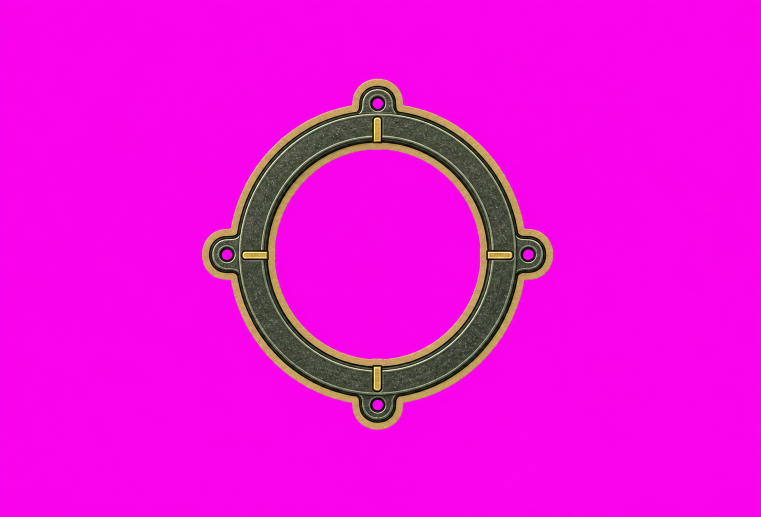
#> input picture v_apha/assets/_archive/crossbow-family-reset-2026-07-22/approved-canon-modules/tracker/tracker__aim_child__scan_optics_ring_v1_chroma.png, 1521 x 1034 px, found by its file name (shown at 1/2 size)
$ python prepare_tracker_scan_optics_ring.py
#> lines starting #> are read from the running program, lines starting #| are printed output that depends on the picture
### v_apha/scripts/prepare_fortress_ranged_stone_chunk_b.py
#!/usr/bin/env python3
"""Promote fortress-ranged stone debris chunk B and compare the shared kit."""

from __future__ import annotations

import json
import shutil
from pathlib import Path

from PIL import Image, ImageDraw, ImageFont


ROOT = Path(__file__).resolve().parents[1]
CANDIDATES = ROOT / "assets/staging/candidates/modules/fortress_ranged"
CANON = ROOT / "assets/approved/canon/modules/fortress_ranged"
REVIEW = ROOT / "assets/staging/reviews/modules/fortress_ranged"
SOURCE = CANDIDATES / "fortress_ranged__debris__stone_rim_chunk_b_v1_chroma.png"
BASE_META = CANON / "fortress_ranged__base_token__round_light_v1.json"
CHUNK_A_IMAGE = CANON / "fortress_ranged__debris__stone_rim_chunk_a_v1_alpha.png"
CHUNK_A_META = CANON / "fortress_ranged__debris__stone_rim_chunk_a_v1.json"
NAME = "fortress_ranged__debris__stone_rim_chunk_b_v1"
SCALE_TO_BASE = 0.115


def chroma_to_alpha(source: Image.Image) -> Image.Image:
    out = source.convert("RGBA")
    pixels = []
    for r, g, b, _ in out.getdata():
        # Key the saturated magenta field while retaining the tan cut edge.
        dominance = min(r - g, b - g)
        # ImageGen leaves a thin compressed pink fringe around the cut line.
        # This asset has no legitimate pink material, so remove the full hue family.
        alpha = 0 if r > 130 and b > 120 and g < 145 and dominance > 32 else 255
        pixels.append((r, g, b, alpha))
#> this loop made 1572714 passes
#> (r, g, b, dominance) on passes 1 to 3: (237, 12, 225, 213), (245, 9, 235, 226), (247, 5, 237, 232)
#> after the loop, pixels = 1572714 items
    out.putdata(pixels)
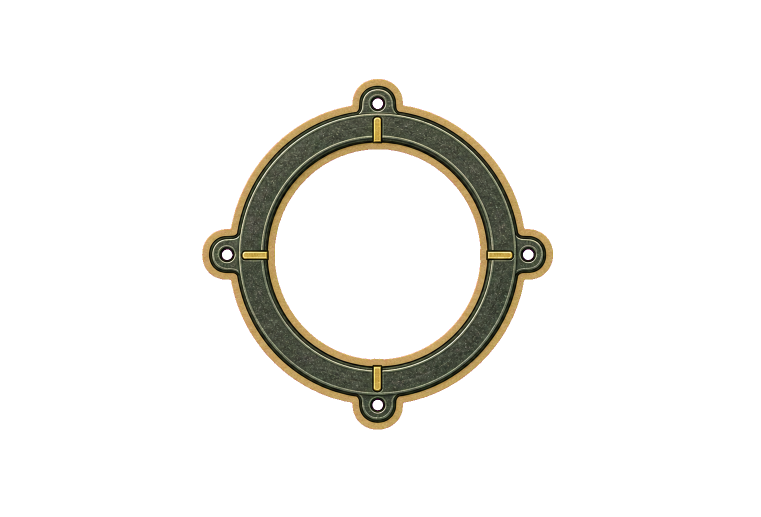
#> out: PIL image 1521x1034 RGBA (shown at 1/2 size); mean R, G, B, A 233.9, 13.9, 219.3, 26.4; transparent parts drawn white
    return out


# [130 lines left out: functions tight_bbox, center_of_mass, checker, main, not called in this run]


# [2 lines that do not run on import are left out]

### v_apha/scripts/prepare_tracker_scan_optics_ring.py
#!/usr/bin/env python3
"""Promote Tracker scan ring and validate its independent rotation."""

from __future__ import annotations

import json
import shutil
from pathlib import Path

from PIL import Image, ImageDraw, ImageFont

from prepare_fortress_ranged_stone_chunk_b import chroma_to_alpha, checker


ROOT = Path(__file__).resolve().parents[1]
NAME = "tracker__aim_child__scan_optics_ring_v1"
CANDIDATES = ROOT / "assets/staging/candidates/modules/tracker"
SOURCE = CANDIDATES / f"{NAME}_chroma.png"
CANON = ROOT / "assets/approved/canon/modules/tracker"
REVIEW = ROOT / "assets/staging/reviews/modules/tracker"
WEAPON_META = CANON / "tracker__active_primary__long_range_crossbow_v1.json"
WEAPON_IMAGE = CANON / "tracker__active_primary__long_range_crossbow_v1_alpha.png"
WIDTH_TO_WEAPON = 0.25


def make_layer(size, image, pivot, point):
    out = Image.new("RGBA", size, (0, 0, 0, 0))
    out.alpha_composite(image, (point[0] - pivot[0], point[1] - pivot[1]))
    return out


def main() -> None:
    CANON.mkdir(parents=True, exist_ok=True)
    REVIEW.mkdir(parents=True, exist_ok=True)
    full = chroma_to_alpha(Image.open(SOURCE).convert("RGBA"))
    full.save(CANDIDATES / f"{NAME}_alpha_full.png", optimize=True)
    bounds = full.getchannel("A").point(lambda a: 255 if a > 18 else 0).getbbox()
#> bounds = (404, 158, 1106, 859)
    if not bounds:
        raise RuntimeError("empty Tracker scan-ring cutout")
    crop = full.crop(bounds)
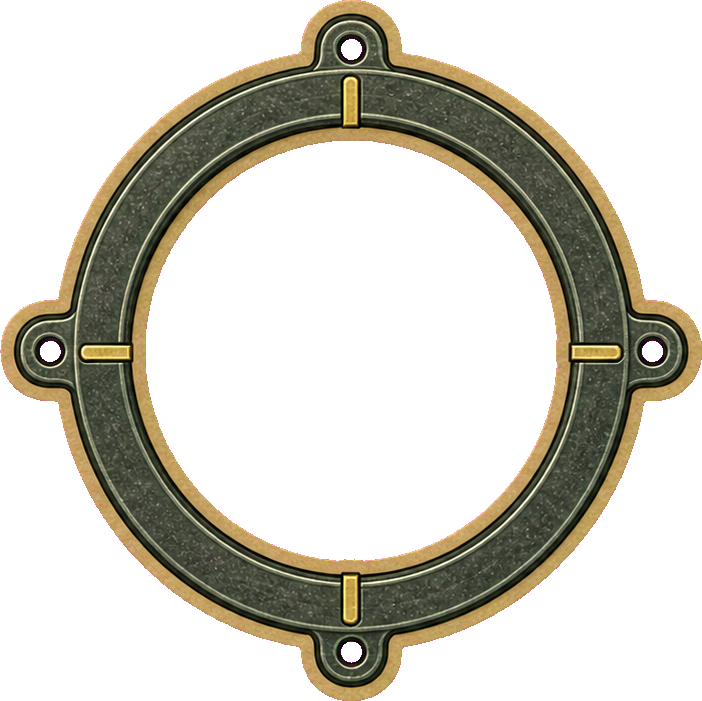
#> crop: PIL image 702x701 RGBA; mean R, G, B, A 202.4, 36.5, 181.4, 84.3; transparent parts drawn white
    pivot = [crop.width // 2, crop.height // 2]
#> pivot = [351, 350]
    center_alpha = crop.getchannel("A").getpixel(tuple(pivot))
#> center_alpha = 0
    if center_alpha > 18:
        raise RuntimeError(f"scan-ring center is not open: alpha={center_alpha}")

    alpha_path = CANON / f"{NAME}_alpha.png"
    chroma_path = CANON / f"{NAME}_chroma.png"
    crop.save(alpha_path, optimize=True)
    shutil.copy2(SOURCE, chroma_path)
    spill = sum(1 for r, g, b, a in crop.getdata()
                if a > 18 and r > 150 and b > 135 and g < 120 and min(r-g, b-g) > 60)
#> spill = 0
#> (the run stopped early here; a loop or call above may not have finished)

$ run again, with v_apha/assets/_archive/crossbow-family-reset-2026-07-22/approved-canon-modules/tracker/tracker__active_primary__long_range_crossbow_v1_chroma.png copied over v_apha/assets/_archive/crossbow-family-reset-2026-07-22/approved-canon-modules/tracker/tracker__aim_child__scan_optics_ring_v1_chroma.png
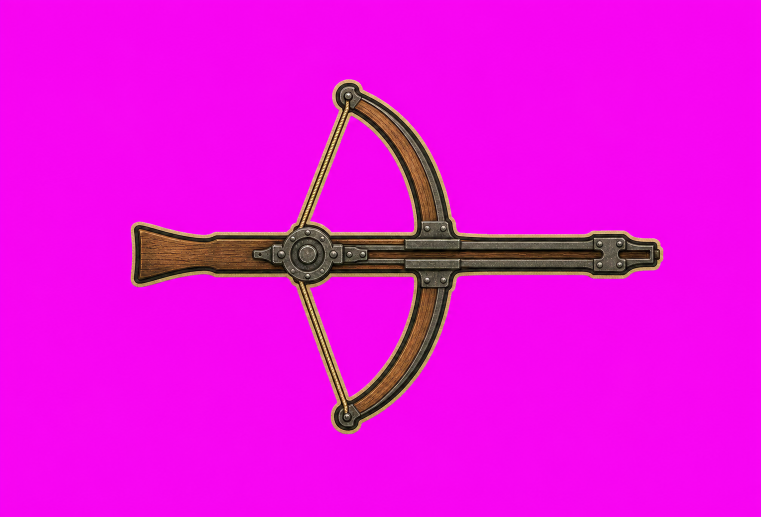
#> input picture v_apha/assets/_archive/crossbow-family-reset-2026-07-22/approved-canon-modules/tracker/tracker__active_primary__long_range_crossbow_v1_chroma.png, 1521 x 1034 px, found by its file name (shown at 1/2 size)
#> the loop in chroma_to_alpha, `for r, g, b, _ in out.getdata():` made 1572714 passes
#> (r, g, b, dominance) on passes 1 to 3: (234, 13, 232, 219), (243, 10, 240, 230), (245, 6, 242, 236)
#> after the loop in chroma_to_alpha, `for r, g, b, _ in out.getdata():`: pixels = 1572714 items
#> in chroma_to_alpha, `out.putdata(pixels)`:
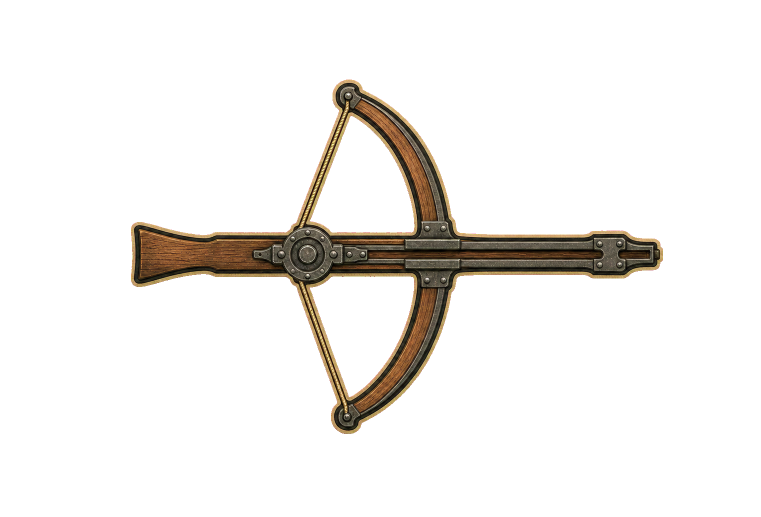
#> out: PIL image 1521x1034 RGBA (shown at 1/2 size); mean R, G, B, A 232.7, 13.5, 223, 25.7; transparent parts drawn white
#> bounds = (262, 159, 1326, 868)
#> in main, `crop = full.crop(bounds)`:
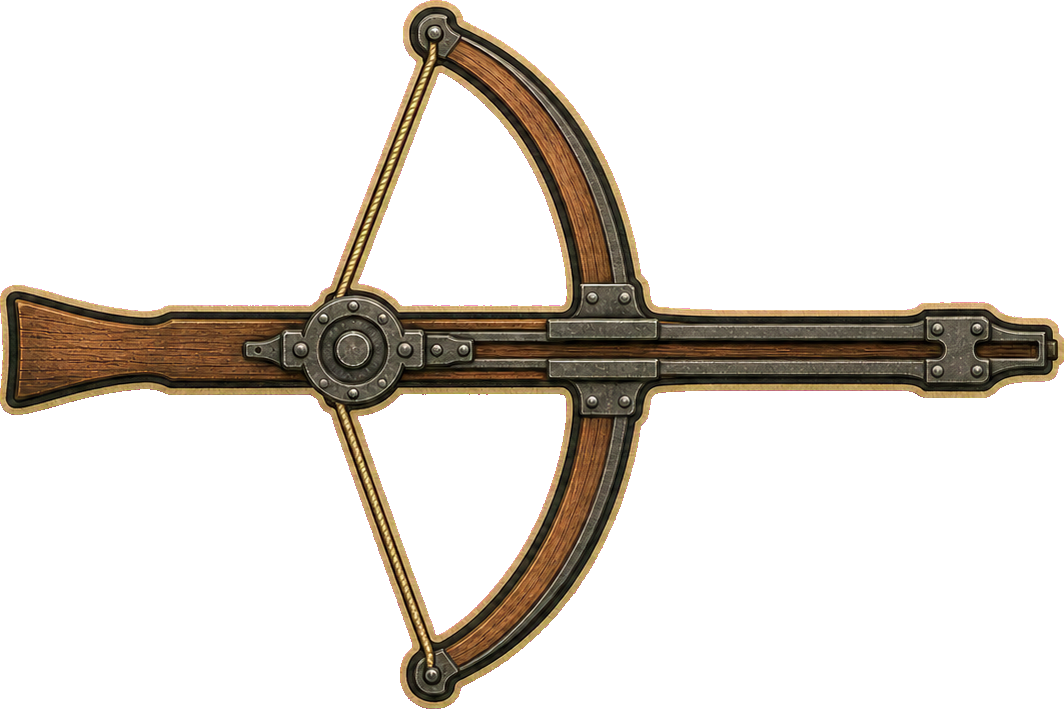
#> crop: PIL image 1064x709 RGBA; mean R, G, B, A 217.4, 22.6, 202.9, 53.6; transparent parts drawn white
#> center_alpha = 255
